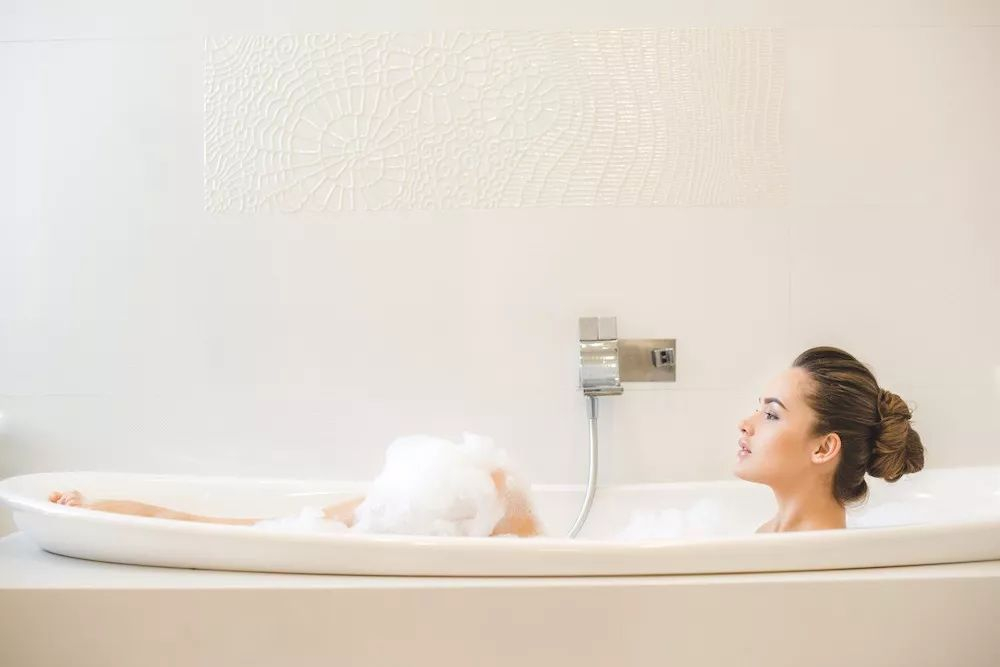
#> input picture model/image_caption/bath.jpg, 1000 x 667 px, given in place of the camera
$ python detect.py
#> lines starting #> are read from the running program, lines starting #| are printed output that depends on the picture
import cv2
import numpy as np

cap = cv2.VideoCapture(0)
while (True):
    ret, frame = cap.read()
#> frame is the input picture: shape (667, 1000, 3); mean B, G, R 207.8, 217.4, 226
    if ret is False:
        break
    roi = frame[100: 500, 157: 800]  # 利用切片工具，选出感兴趣roi区域
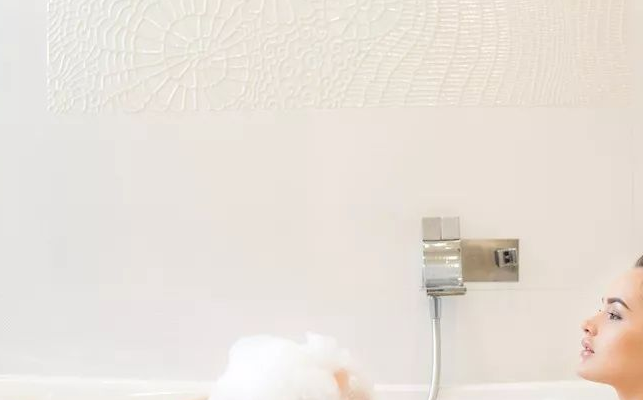
#> roi: shape (400, 643, 3); mean B, G, R 217.6, 225.2, 232.3
    #  cv2.imshow("show",roi)

    rows, cols, _ = roi.shape  # 保存视频尺寸以备用
#> rows = 400; cols = 643
    gray_roi = cv2.cvtColor(roi, cv2.COLOR_BGR2GRAY)  # 转灰度
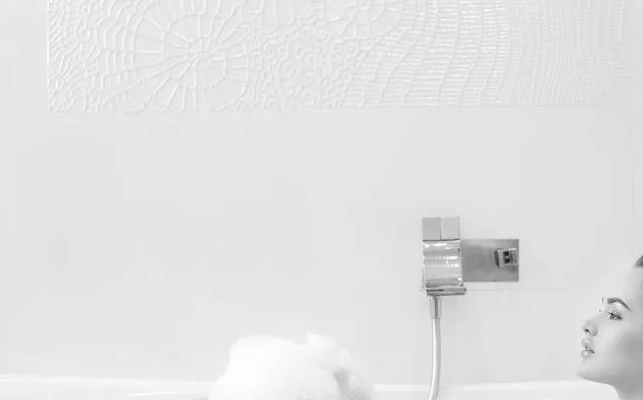
#> gray_roi: shape (400, 643); min 12, max 255, mean 226.5
    gray_roi = cv2.GaussianBlur(gray_roi, (7, 7), 0)  # 高斯滤波一次

    _, threshold = cv2.threshold(gray_roi, 8, 255, cv2.THRESH_BINARY_INV)  # 二值化，依据需要改变阈值
#> threshold: shape (400, 643); every value is 0
    contours, _ = cv2.findContours(threshold, cv2.RETR_TREE, cv2.CHAIN_APPROX_SIMPLE)  # 画连通域
#> contours = []
    contours = sorted(contours, key=lambda x: cv2.contourArea(x), reverse=True)

    for cnt in contours:
        (x, y, w, h) = cv2.boundingRect(cnt)

        # cv2.drawContours(roi, [cnt], -1, (0, 0, 255), 3)
        cv2.rectangle(roi, (x, y), (x + w, y + h), (255, 0, 0), 2)
        cv2.line(roi, (x + int(w / 2), 0), (x + int(w / 2), rows), (0, 255, 0), 2)
        cv2.line(roi, (0, y + int(h / 2)), (cols, y + int(h / 2)), (0, 255, 0), 2)
        break
#> this loop made 0 passes

    cv2.imshow("Roi", roi)
    cv2.imshow("Threshold", threshold)
    key = cv2.waitKey(30)
#> (key q is pressed here)
    if cv2.waitKey(1) & 0xff == ord('q'):
#> (key q is pressed here)
        break
cap.release()
cv2.destroyAllWindows()
